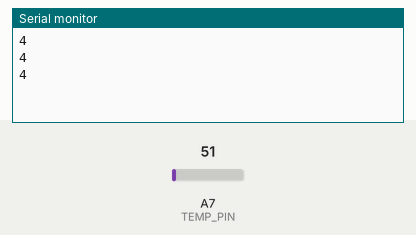
A sketch run on a simulated Arduino Nano, built with avr-gcc and run on an emulated ATmega328P. On the bench: the last lines printed to the serial monitor. Inputs (shaded band) come from the test bench; at power-on: A7 (TEMP_PIN) = 51.

Above: at 1.3 s.
1.4 s: A7 (TEMP_PIN) set to 71
At 1.8 s:
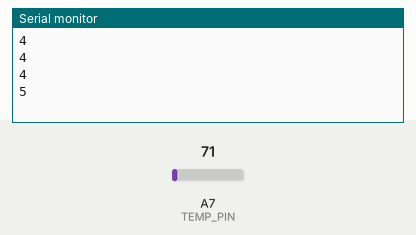
2.9 s: A7 (TEMP_PIN) set to 86
At 3.4 s:
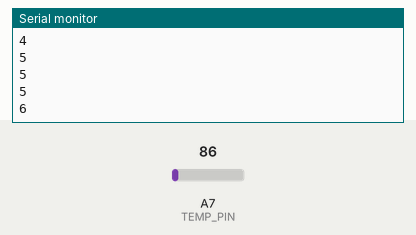
Timing chart, 0 to 5.9 s (numbered marks = the images above; inputs shaded):
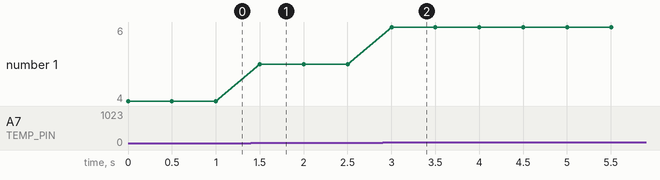

Measured:
- after the input at 1.4 s, the serial monitor: prints a new line after 0.10 s (image 1)
- after the input at 2.9 s, the serial monitor: prints a new line after 0.10 s (image 2)
- plotted number 1: 4 → 5 after the input at 1.4 s, 5 → 6 after the input at 2.9 s

The sketch:

tiva05.ino
```cpp
//Lectura de temperatura con sensor LM35

const byte TEMP_PIN = A7;

void setup()
{
  pinMode(TEMP_PIN, INPUT); //No usa PULL-UP porque es entrada analogica
  Serial.begin(115200); //Inicializar UART (puerto serial)
}

uint32_t temp; //Unsigned Integer de 32 bits

void loop()
{
  temp = analogRead(TEMP_PIN);
  temp = temp * 330 / 4096; //Conversion de ADC a temperatura
  Serial.println(temp);
  delay(500);
}
```
